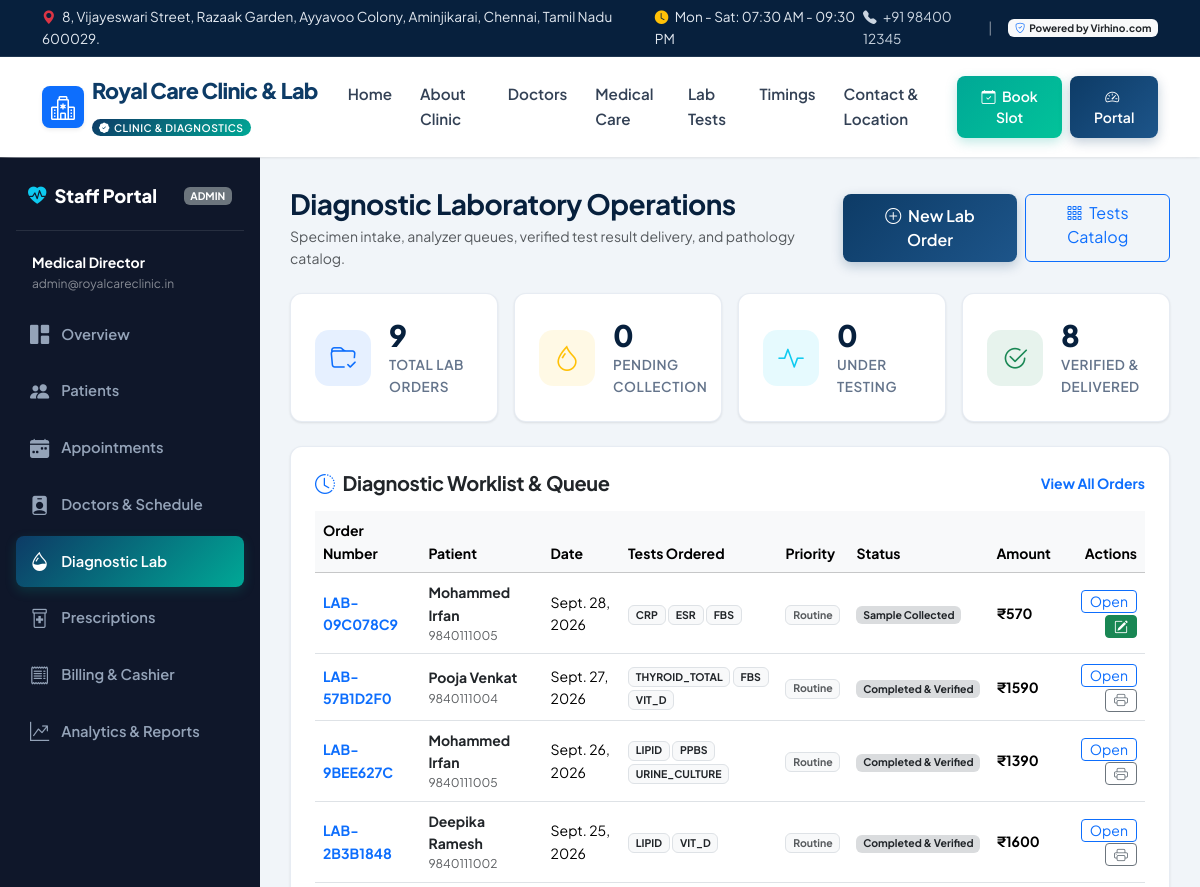
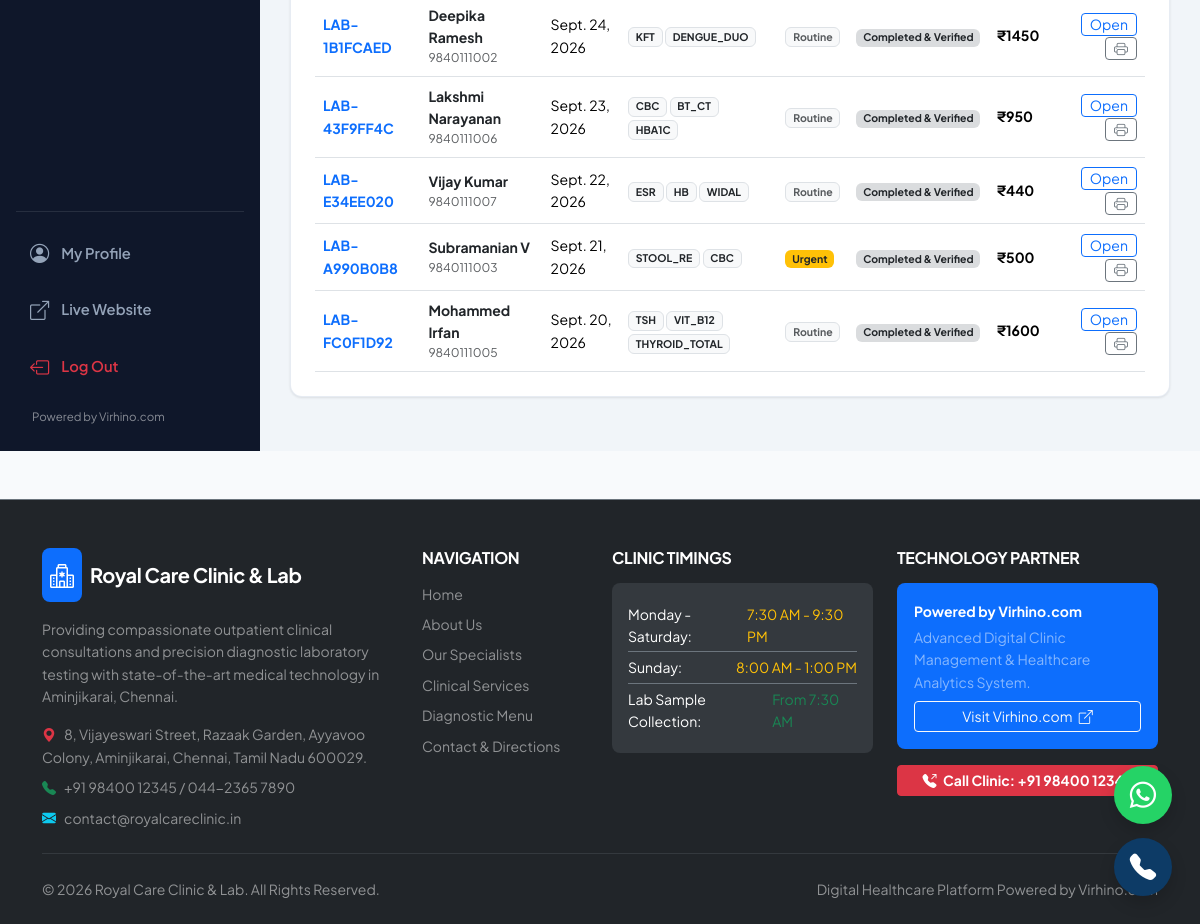
The page /lab/ (signed in) on the database its author committed (2 pictures, top to bottom).
### accounts/models.py (models this page shows, shortened)
class User(AbstractUser):
    ROLE_CHOICES = (
        ('admin', 'Administrator'),
        ('doctor', 'Doctor / Specialist'),
        ('receptionist', 'Receptionist / Front Desk'),
        ('lab_technician', 'Lab Technician / Pathologist'),
        ('patient', 'Patient'),
    )
    role = models.CharField(max_length=20, choices=ROLE_CHOICES, default='receptionist')
    phone = models.CharField(max_length=20, unique=True, null=True, blank=True)
    address = models.TextField(blank=True, null=True)
    avatar = models.ImageField(upload_to='avatars/', blank=True, null=True)
    class Meta:
        ordering = ['username']
        verbose_name = 'User'
        verbose_name_plural = 'Users'
    @property
    def is_staff_member(self):
        return self.role in ['admin', 'doctor', 'receptionist', 'lab_technician'] or self.is_staff

### lab/models.py (models this page shows, shortened)
class LabOrder(models.Model):
    STATUS_CHOICES = (
        ('pending', 'Pending Sample Collection'),
        ('sample_collected', 'Sample Collected'),
        ('in_analysis', 'Under Testing / Analysis'),
        ('completed', 'Completed & Verified'),
        ('cancelled', 'Cancelled'),
    )
    PRIORITY_CHOICES = (
        ('routine', 'Routine'),
        ('urgent', 'Urgent'),
        ('stat', 'STAT (Emergency)'),
    )
    order_number = models.CharField(max_length=30, unique=True, blank=True, db_index=True)
    patient = models.ForeignKey(Patient, on_delete=models.CASCADE, related_name='lab_orders')
    doctor = models.ForeignKey(Doctor, on_delete=models.SET_NULL, null=True, blank=True, related_name='lab_orders', help_text='Referring Doctor (optional)')
    order_date = models.DateField(default=timezone.now, db_index=True)
    status = models.CharField(max_length=30, choices=STATUS_CHOICES, default='pending', db_index=True)
    priority = models.CharField(max_length=20, choices=PRIORITY_CHOICES, default='routine')
    sample_collected_at = models.DateTimeField(null=True, blank=True)
    reported_at = models.DateTimeField(null=True, blank=True)
    total_amount = models.DecimalField(max_digits=10, decimal_places=2, default=0.00)
    notes = models.TextField(blank=True)
    created_at = models.DateTimeField(auto_now_add=True)
    updated_at = models.DateTimeField(auto_now=True)
    class Meta:
        ordering = ['-created_at']

class LabOrderItem(models.Model):
    order = models.ForeignKey(LabOrder, on_delete=models.CASCADE, related_name='items')
    test = models.ForeignKey(LabTest, on_delete=models.PROTECT)
    result_value = models.CharField(max_length=200, blank=True)
    reference_range = models.CharField(max_length=200, blank=True)
    unit = models.CharField(max_length=50, blank=True)
    is_abnormal = models.BooleanField(default=False)
    technician_remarks = models.TextField(blank=True)

class LabTest(models.Model):
    SAMPLE_CHOICES = (
        ('Blood', 'Whole Blood / Serum / Plasma'),
        ('Urine', 'Urine Sample'),
        ('Stool', 'Stool Sample'),
        ('Swab', 'Throat / Nasal Swab'),
        ('Sputum', 'Sputum Sample'),
        ('Fluid', 'Body Fluids / CSF / Synovial'),
        ('Other', 'Other Sample Type'),
    )
    category = models.ForeignKey(LabCategory, on_delete=models.CASCADE, related_name='tests')
    code = models.CharField(max_length=20, unique=True, help_text='e.g., CBC, LFT, KFT, HBA1C')
    name = models.CharField(max_length=200)
    sample_type = models.CharField(max_length=50, choices=SAMPLE_CHOICES, default='Blood')
    price = models.DecimalField(max_digits=8, decimal_places=2)
    turnaround_hours = models.PositiveIntegerField(default=4, help_text='Standard report delivery time in hours')
    normal_range = models.CharField(max_length=200, blank=True, help_text='Standard Reference Interval')
    unit = models.CharField(max_length=50, blank=True, help_text='Measurement unit (e.g. mg/dL, g/dL, %)')
    description = models.TextField(blank=True, help_text='Clinical significance and preparation instructions')
    is_active = models.BooleanField(default=True)
    class Meta:
        ordering = ['category', 'name']

### patients/models.py (models this page shows, shortened)
class Patient(models.Model):
    GENDER_CHOICES = (
        ('male', 'Male'),
        ('female', 'Female'),
        ('other', 'Other'),
    )
    BLOOD_GROUP_CHOICES = (
        ('A+', 'A+'), ('A-', 'A-'),
        ('B+', 'B+'), ('B-', 'B-'),
        ('O+', 'O+'), ('O-', 'O-'),
        ('AB+', 'AB+'), ('AB-', 'AB-'),
        ('Unknown', 'Unknown'),
    )
    first_name = models.CharField(max_length=100)
    last_name = models.CharField(max_length=100, blank=True)
    phone = models.CharField(max_length=20, unique=True, db_index=True)
    email = models.EmailField(blank=True, null=True)
    date_of_birth = models.DateField(null=True, blank=True)
    gender = models.CharField(max_length=10, choices=GENDER_CHOICES, default='other')
    blood_group = models.CharField(max_length=10, choices=BLOOD_GROUP_CHOICES, default='Unknown')
    address = models.TextField(blank=True)
    emergency_contact = models.CharField(max_length=100, blank=True, help_text='Name & Phone')
    allergies = models.TextField(blank=True, help_text='Known drug/food allergies')
    medical_history = models.TextField(blank=True, help_text='Past illnesses, chronic conditions, surgeries')
    created_at = models.DateTimeField(auto_now_add=True, db_index=True)
    updated_at = models.DateTimeField(auto_now=True)
    class Meta:
        ordering = ['-created_at']
        indexes = [
            models.Index(fields=['phone']),
            models.Index(fields=['first_name', 'last_name']),
            models.Index(fields=['created_at']),
        ]
    @property
    def full_name(self):
        return f"{self.first_name} {self.last_name}".strip()

### lab/views.py (the view)
# urls.py: path('', views.lab_dashboard, name='lab_dashboard'),
@login_required
@staff_required
def lab_dashboard(request):
    today = timezone.now().date()
    orders_today = LabOrder.objects.filter(order_date=today)
    total_orders = LabOrder.objects.count()
    pending_samples = LabOrder.objects.filter(status='pending').count()
    in_analysis = LabOrder.objects.filter(status='in_analysis').count()
    completed = LabOrder.objects.filter(status='completed').count()
    recent_orders = LabOrder.objects.select_related('patient', 'doctor__user').prefetch_related('items__test')[:10]
    categories = LabCategory.objects.prefetch_related('tests').all()
    return render(request, 'lab/dashboard.html', {
        'total_orders': total_orders,
        'pending_samples': pending_samples,
        'in_analysis': in_analysis,
        'completed': completed,
        'recent_orders': recent_orders,
        'categories': categories,
    })

### templates/lab/dashboard.html (shortened to what this page needs)
{% extends 'dashboard_base.html' %}
{% load humanize %}
{% block dashboard_content %}
<div class="d-flex flex-column flex-md-row justify-content-between align-items-md-center gap-3 mb-4">
  <div>
    <h3 class="fw-bold mb-1">Diagnostic Laboratory Operations</h3>
    <p class="text-muted small mb-0">Specimen intake, analyzer queues, verified test result delivery, and pathology catalog.</p>
  </div>
  <div class="d-flex gap-2">
    <a href="{% url 'lab_order_create' %}" class="btn btn-primary-custom">
      <i class="bi bi-plus-circle me-1"></i> New Lab Order
    </a>
    <a href="{% url 'test_catalog' %}" class="btn btn-outline-primary">
      <i class="bi bi-grid-3x3-gap me-1"></i> Tests Catalog
    </a>
  </div>
</div>
<div class="row g-3 mb-4">
  <div class="col-xl-3 col-sm-6">
    <div class="stat-card">
      <div class="stat-icon-wrapper bg-primary bg-opacity-10 text-primary">
        <i class="bi bi-folder-check"></i>
      </div>
      <div>
        <div class="stat-value">{{ total_orders }}</div>
        <div class="stat-label">Total Lab Orders</div>
      </div>
    </div>
  </div>
  <div class="col-xl-3 col-sm-6">
    <div class="stat-card">
      <div class="stat-icon-wrapper bg-warning bg-opacity-10 text-warning">
        <i class="bi bi-droplet"></i>
      </div>
      <div>
        <div class="stat-value">{{ pending_samples }}</div>
        <div class="stat-label">Pending Collection</div>
      </div>
    </div>
  </div>
  <div class="col-xl-3 col-sm-6">
    <div class="stat-card">
      <div class="stat-icon-wrapper bg-info bg-opacity-10 text-info">
        <i class="bi bi-activity"></i>
      </div>
      <div>
        <div class="stat-value">{{ in_analysis }}</div>
        <div class="stat-label">Under Testing</div>
      </div>
    </div>
  </div>
  <div class="col-xl-3 col-sm-6">
    <div class="stat-card">
      <div class="stat-icon-wrapper bg-success bg-opacity-10 text-success">
        <i class="bi bi-check2-circle"></i>
      </div>
      <div>
        <div class="stat-value">{{ completed }}</div>
        <div class="stat-label">Verified & Delivered</div>
      </div>
    </div>
  </div>
</div>
<div class="card card-custom p-4 mb-4">
  <div class="d-flex justify-content-between align-items-center mb-3">
    <h5 class="fw-bold text-dark mb-0"><i class="bi bi-clock-history me-2 text-primary"></i>Diagnostic Worklist & Queue</h5>
    <a href="{% url 'lab_order_list' %}" class="small fw-bold text-decoration-none">View All Orders</a>
  </div>
  <div class="table-responsive">
    <table class="table table-hover align-middle mb-0 small">
      <thead class="table-light">
        <tr>
          <th>Order Number</th>
          <th>Patient</th>
          <th>Date</th>
          <th>Tests Ordered</th>
          <th>Priority</th>
          <th>Status</th>
          <th>Amount</th>
          <th class="text-end">Actions</th>
        </tr>
      </thead>
      <tbody>
        {% for order in recent_orders %}
          <tr>
            <td>
              <a href="{% url 'lab_order_detail' order.pk %}" class="fw-bold text-primary text-decoration-none">
                {{ order.order_number }}
              </a>
            </td>
            <td>
              <a href="{% url 'patient_detail' order.patient.pk %}" class="fw-bold text-dark text-decoration-none">
                {{ order.patient.full_name }}
              </a>
              <div class="text-muted" style="font-size: 0.75rem;">{{ order.patient.phone }}</div>
            </td>
            <td>{{ order.order_date }}</td>
            <td>
              {% for item in order.items.all %}
                <span class="badge bg-light text-dark border">{{ item.test.code }}</span>
              {% endfor %}
            </td>
            <td>
              <span class="badge {% if order.priority == 'stat' %}bg-danger{% elif order.priority == 'urgent' %}bg-warning text-dark{% else %}bg-light text-muted border{% endif %}">
                {{ order.get_priority_display }}
              </span>
            </td>
            <td>
              <span class="badge bg-secondary bg-opacity-25 text-dark">{{ order.get_status_display }}</span>
            </td>
            <td class="fw-bold">₹{{ order.total_amount|floatformat:0 }}</td>
            <td class="text-end">
              <a href="{% url 'lab_order_detail' order.pk %}" class="btn btn-sm btn-outline-primary py-0 px-2">
                Open
              </a>
              {% if order.status != 'completed' %}
                <a href="{% url 'lab_enter_results' order.pk %}" class="btn btn-sm btn-success py-0 px-2" title="Enter Results">
                  <i class="bi bi-pencil-square"></i>
                </a>
              {% else %}
                <a href="{% url 'lab_report_print' order.pk %}" target="_blank" class="btn btn-sm btn-outline-secondary py-0 px-2" title="Print Report">
                  <i class="bi bi-printer"></i>
                </a>
              {% endif %}
            </td>
          </tr>
        {% empty %}
          <tr>
            <td colspan="8" class="text-center text-muted py-4">No lab orders active in queue.</td>
          </tr>
        {% endfor %}
      </tbody>
    </table>
  </div>
</div>
{% endblock %}

### templates/dashboard_base.html
{% extends 'base.html' %}
{% load static %}
{% block content %}
<div class="dashboard-layout">
  <aside class="sidebar no-print">
    <div>
      <div class="sidebar-brand d-flex align-items-center justify-content-between">
        <div class="d-flex align-items-center gap-2">
          <i class="bi bi-heart-pulse-fill text-info"></i>
          <span>Staff Portal</span>
        </div>
        <span class="badge bg-secondary text-uppercase" style="font-size: 0.65rem;">{{ user.role }}</span>
      </div>
      <div class="px-3 mb-3 text-white-50 small">
        <div class="fw-bold text-white">{{ user.get_full_name|default:user.username }}</div>
        <div style="font-size: 0.75rem;">{{ user.email }}</div>
      </div>
      <ul class="sidebar-nav">
        <li>
          <a href="{% url 'dashboard' %}" class="sidebar-link {% if request.resolver_match.url_name == 'dashboard' %}active{% endif %}">
            <i class="bi bi-grid-1x2-fill"></i>
            <span>Overview</span>
          </a>
        </li>
        <li>
          <a href="{% url 'patient_list' %}" class="sidebar-link {% if 'patient' in request.resolver_match.url_name %}active{% endif %}">
            <i class="bi bi-people-fill"></i>
            <span>Patients</span>
          </a>
        </li>
        <li>
          <a href="{% url 'appointment_list' %}" class="sidebar-link {% if 'appointment' in request.resolver_match.url_name %}active{% endif %}">
            <i class="bi bi-calendar-week-fill"></i>
            <span>Appointments</span>
          </a>
        </li>
        <li>
          <a href="{% url 'doctor_list' %}" class="sidebar-link {% if 'doctor' in request.resolver_match.url_name %}active{% endif %}">
            <i class="bi bi-person-badge-fill"></i>
            <span>Doctors & Schedule</span>
          </a>
        </li>
        <li>
          <a href="{% url 'lab_dashboard' %}" class="sidebar-link {% if 'lab' in request.resolver_match.url_name %}active{% endif %}">
            <i class="bi bi-droplet-half"></i>
            <span>Diagnostic Lab</span>
          </a>
        </li>
        <li>
          <a href="{% url 'prescription_list' %}" class="sidebar-link {% if 'prescription' in request.resolver_match.url_name %}active{% endif %}">
            <i class="bi bi-prescription2"></i>
            <span>Prescriptions</span>
          </a>
        </li>
        <li>
          <a href="{% url 'invoice_list' %}" class="sidebar-link {% if 'invoice' in request.resolver_match.url_name %}active{% endif %}">
            <i class="bi bi-receipt"></i>
            <span>Billing & Cashier</span>
          </a>
        </li>
        <li>
          <a href="{% url 'analytics_dashboard' %}" class="sidebar-link {% if 'analytics' in request.resolver_match.url_name or 'report' in request.resolver_match.url_name %}active{% endif %}">
            <i class="bi bi-graph-up-arrow"></i>
            <span>Analytics & Reports</span>
          </a>
        </li>
      </ul>
    </div>
    <div class="pt-3 border-top border-secondary border-opacity-25">
      <ul class="sidebar-nav">
        <li>
          <a href="{% url 'profile' %}" class="sidebar-link {% if request.resolver_match.url_name == 'profile' %}active{% endif %}">
            <i class="bi bi-person-circle"></i>
            <span>My Profile</span>
          </a>
        </li>
        <li>
          <a href="{% url 'home' %}" class="sidebar-link" target="_blank">
            <i class="bi bi-box-arrow-up-right"></i>
            <span>Live Website</span>
          </a>
        </li>
        <li>
          <a href="{% url 'logout' %}" class="sidebar-link text-danger">
            <i class="bi bi-box-arrow-left"></i>
            <span>Log Out</span>
          </a>
        </li>
      </ul>
      <div class="mt-3 px-3 small text-white-50" style="font-size: 0.72rem;">
        {{ CLINIC.BRAND }}
      </div>
    </div>
  </aside>
  <main class="main-content">
    {% block dashboard_content %}{% endblock %}
  </main>
</div>
{% endblock %}

### rows shown on the page
User: role "ADMIN", get_full_name "Medical Director", email "admin@royalcareclinic.in"
LabOrder: order_number "LAB-09C078C9", patient.full_name "Mohammed Irfan", patient.phone "9840111005", order_date "Sept. 28, 2026", priority "Routine", status "Sample Collected", total_amount "570"
LabOrderItem: test.code "CRP"
LabOrderItem: test.code "ESR"
LabOrderItem: test.code "FBS"
LabOrder: order_number "LAB-57B1D2F0", patient.full_name "Pooja Venkat", patient.phone "9840111004", order_date "Sept. 27, 2026", priority "Routine", status "Completed & Verified", total_amount "1590"
LabOrderItem: test.code "THYROID_TOTAL"
LabOrderItem: test.code "FBS"
LabOrderItem: test.code "VIT_D"
LabOrder: order_number "LAB-9BEE627C", patient.full_name "Mohammed Irfan", patient.phone "9840111005", order_date "Sept. 26, 2026", priority "Routine", status "Completed & Verified", total_amount "1390"
LabOrderItem: test.code "LIPID"
LabOrderItem: test.code "PPBS"
LabOrderItem: test.code "URINE_CULTURE"
LabOrder: order_number "LAB-2B3B1848", patient.full_name "Deepika Ramesh", patient.phone "9840111002", order_date "Sept. 25, 2026", priority "Routine", status "Completed & Verified", total_amount "1600"
LabOrderItem: test.code "LIPID"
LabOrderItem: test.code "VIT_D"
LabOrder: order_number "LAB-1B1FCAED", patient.full_name "Deepika Ramesh", patient.phone "9840111002", order_date "Sept. 24, 2026", priority "Routine", status "Completed & Verified", total_amount "1450"
LabOrderItem: test.code "KFT"
LabOrderItem: test.code "DENGUE_DUO"
LabOrder: order_number "LAB-43F9FF4C", patient.full_name "Lakshmi Narayanan", patient.phone "9840111006", order_date "Sept. 23, 2026", priority "Routine", status "Completed & Verified", total_amount "950"
LabOrderItem: test.code "CBC"
LabOrderItem: test.code "BT_CT"
LabOrderItem: test.code "HBA1C"
LabOrder: order_number "LAB-E34EE020", patient.full_name "Vijay Kumar", patient.phone "9840111007", order_date "Sept. 22, 2026", priority "Routine", status "Completed & Verified", total_amount "440"
LabOrderItem: test.code "ESR"
LabOrderItem: test.code "HB"
LabOrderItem: test.code "WIDAL"
LabOrder: order_number "LAB-A990B0B8", patient.full_name "Subramanian V", patient.phone "9840111003", order_date "Sept. 21, 2026", priority "Urgent", status "Completed & Verified", total_amount "500"
LabOrderItem: test.code "STOOL_RE"
LabOrderItem: test.code "CBC"
LabOrder: order_number "LAB-FC0F1D92", patient.full_name "Mohammed Irfan", patient.phone "9840111005", order_date "Sept. 20, 2026", priority "Routine", status "Completed & Verified", total_amount "1600"
LabOrderItem: test.code "TSH"
LabOrderItem: test.code "VIT_B12"
LabOrderItem: test.code "THYROID_TOTAL"

### other values the page prints
{{ CLINIC.ADDRESS }} "8, Vijayeswari Street, Razaak Garden, Ayyavoo Colony, Aminjikarai, Chennai, Tamil Nadu 600029."
{{ CLINIC.HOURS_WEEKDAY }} "Mon - Sat: 07:30 AM - 09:30 PM"
{{ CLINIC.PHONE }} "+91 98400 12345"
{{ CLINIC.BRAND }} "Powered by Virhino.com"
{{ CLINIC.NAME }} "Royal Care Clinic & Lab"
{{ total_orders }} "9"
{{ pending_samples }} "0"
{{ in_analysis }} "0"
{{ completed }} "8"
{{ CLINIC.LANDLINE }} "044-2365 7890"
{{ CLINIC.EMAIL }} "contact@royalcareclinic.in"
